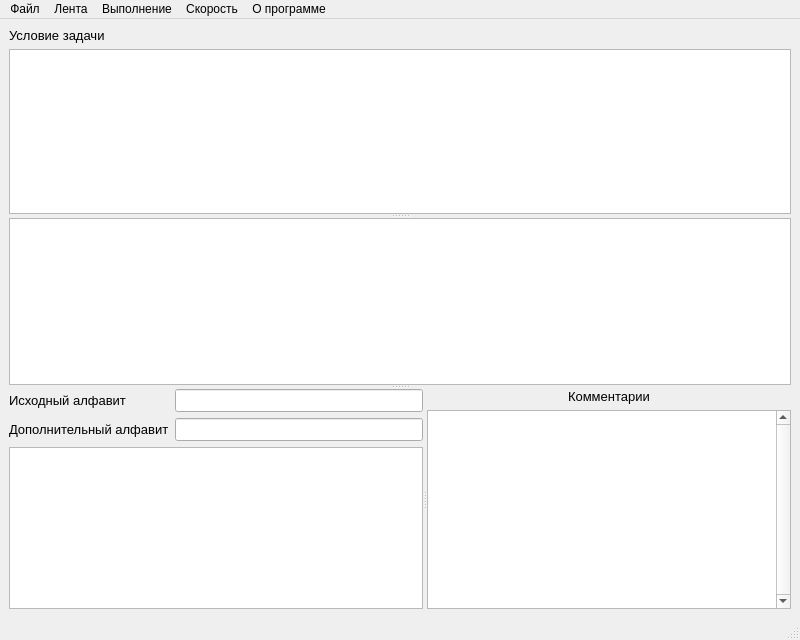
<?xml version="1.0" encoding="UTF-8"?>
<ui version="4.0">
 <class>MainWindow</class>
 <widget class="QMainWindow" name="MainWindow">
  <property name="geometry">
   <rect>
    <x>0</x>
    <y>0</y>
    <width>800</width>
    <height>640</height>
   </rect>
  </property>
  <property name="windowTitle">
   <string>TuringEmulator</string>
  </property>
  <widget class="QWidget" name="centralwidget">
   <layout class="QVBoxLayout" name="verticalLayout_3">
    <item>
     <widget class="QSplitter" name="splitter_3">
      <property name="orientation">
       <enum>Qt::Vertical</enum>
      </property>
      <widget class="QSplitter" name="splitter_2">
       <property name="orientation">
        <enum>Qt::Vertical</enum>
       </property>
       <widget class="QWidget" name="verticalLayoutWidget">
        <layout class="QVBoxLayout" name="verticalLayout_4">
         <item>
          <widget class="QLabel" name="label">
           <property name="font">
            <font>
             <pointsize>10</pointsize>
            </font>
           </property>
           <property name="text">
            <string>Условие задачи</string>
           </property>
          </widget>
         </item>
         <item>
          <widget class="QPlainTextEdit" name="plainTextEdit">
           <property name="font">
            <font>
             <pointsize>10</pointsize>
            </font>
           </property>
          </widget>
         </item>
        </layout>
       </widget>
       <widget class="QWidget" name="verticalLayoutWidget_3">
        <layout class="QVBoxLayout" name="verticalLayout_5">
         <item>
          <widget class="QPlainTextEdit" name="plainTextEdit_4"/>
         </item>
        </layout>
       </widget>
      </widget>
      <widget class="QSplitter" name="splitter">
       <property name="maximumSize">
        <size>
         <width>16777215</width>
         <height>16777215</height>
        </size>
       </property>
       <property name="orientation">
        <enum>Qt::Horizontal</enum>
       </property>
       <widget class="QWidget" name="verticalLayoutWidget_2">
        <layout class="QVBoxLayout" name="verticalLayout_6">
         <item>
          <layout class="QFormLayout" name="formLayout_2">
           <item row="0" column="0">
            <widget class="QLabel" name="label_4">
             <property name="font">
              <font>
               <pointsize>10</pointsize>
              </font>
             </property>
             <property name="text">
              <string>Исходный алфавит</string>
             </property>
            </widget>
           </item>
           <item row="0" column="1">
            <widget class="QLineEdit" name="lineEdit_3">
             <property name="font">
              <font>
               <pointsize>10</pointsize>
              </font>
             </property>
            </widget>
           </item>
           <item row="1" column="0">
            <widget class="QLabel" name="label_5">
             <property name="font">
              <font>
               <pointsize>10</pointsize>
              </font>
             </property>
             <property name="text">
              <string>Дополнительный алфавит</string>
             </property>
            </widget>
           </item>
           <item row="1" column="1">
            <widget class="QLineEdit" name="lineEdit_4">
             <property name="font">
              <font>
               <pointsize>10</pointsize>
              </font>
             </property>
            </widget>
           </item>
          </layout>
         </item>
         <item>
          <widget class="QPlainTextEdit" name="plainTextEdit_2"/>
         </item>
        </layout>
       </widget>
       <widget class="QWidget" name="verticalLayoutWidget_4">
        <layout class="QVBoxLayout" name="verticalLayout_7">
         <item alignment="Qt::AlignHCenter">
          <widget class="QLabel" name="label_6">
           <property name="font">
            <font>
             <pointsize>10</pointsize>
            </font>
           </property>
           <property name="text">
            <string>Комментарии</string>
           </property>
          </widget>
         </item>
         <item>
          <widget class="QPlainTextEdit" name="plainTextEdit_3">
           <property name="font">
            <font>
             <pointsize>10</pointsize>
            </font>
           </property>
           <property name="verticalScrollBarPolicy">
            <enum>Qt::ScrollBarAlwaysOn</enum>
           </property>
           <property name="horizontalScrollBarPolicy">
            <enum>Qt::ScrollBarAlwaysOff</enum>
           </property>
          </widget>
         </item>
        </layout>
       </widget>
      </widget>
     </widget>
    </item>
   </layout>
  </widget>
  <widget class="QMenuBar" name="menubar">
   <property name="geometry">
    <rect>
     <x>0</x>
     <y>0</y>
     <width>800</width>
     <height>22</height>
    </rect>
   </property>
   <widget class="QMenu" name="menu1">
    <property name="title">
     <string>Файл</string>
    </property>
    <addaction name="action"/>
    <addaction name="action_2"/>
    <addaction name="action_3"/>
    <addaction name="action_4"/>
   </widget>
   <widget class="QMenu" name="menu">
    <property name="title">
     <string>Лента</string>
    </property>
    <addaction name="action_11"/>
    <addaction name="action_5"/>
    <addaction name="action_6"/>
   </widget>
   <widget class="QMenu" name="menu_2">
    <property name="title">
     <string>Выполнение</string>
    </property>
    <addaction name="action_7"/>
    <addaction name="action_9"/>
    <addaction name="action_10"/>
    <addaction name="separator"/>
    <addaction name="action_8"/>
    <addaction name="action_12"/>
   </widget>
   <widget class="QMenu" name="menu_3">
    <property name="title">
     <string>Скорость</string>
    </property>
    <addaction name="action_15"/>
    <addaction name="action_16"/>
    <addaction name="action_17"/>
    <addaction name="action_18"/>
    <addaction name="action_19"/>
   </widget>
   <widget class="QMenu" name="menu_4">
    <property name="title">
     <string>О программе</string>
    </property>
    <addaction name="action_14"/>
    <addaction name="actionQT"/>
   </widget>
   <addaction name="menu1"/>
   <addaction name="menu"/>
   <addaction name="menu_2"/>
   <addaction name="menu_3"/>
   <addaction name="menu_4"/>
  </widget>
  <widget class="QStatusBar" name="statusbar"/>
  <action name="action">
   <property name="text">
    <string>Новый</string>
   </property>
  </action>
  <action name="action_2">
   <property name="text">
    <string>Открыть...</string>
   </property>
  </action>
  <action name="action_3">
   <property name="text">
    <string>Сохранить</string>
   </property>
  </action>
  <action name="action_4">
   <property name="text">
    <string>Сохранить как...</string>
   </property>
  </action>
  <action name="action_5">
   <property name="text">
    <string>Сохранить</string>
   </property>
  </action>
  <action name="action_6">
   <property name="text">
    <string>Восстановить</string>
   </property>
  </action>
  <action name="action_7">
   <property name="text">
    <string>Запуск</string>
   </property>
  </action>
  <action name="action_8">
   <property name="text">
    <string>Следующий шаг</string>
   </property>
  </action>
  <action name="action_9">
   <property name="text">
    <string>Пауза</string>
   </property>
  </action>
  <action name="action_10">
   <property name="text">
    <string>Остановить</string>
   </property>
  </action>
  <action name="action_12">
   <property name="text">
    <string>Предыдущий шаг</string>
   </property>
  </action>
  <action name="action_14">
   <property name="text">
    <string>Автор</string>
   </property>
  </action>
  <action name="actionQT">
   <property name="text">
    <string>QT</string>
   </property>
  </action>
  <action name="action_15">
   <property name="checkable">
    <bool>true</bool>
   </property>
   <property name="text">
    <string>Очень быстро</string>
   </property>
  </action>
  <action name="action_16">
   <property name="checkable">
    <bool>true</bool>
   </property>
   <property name="text">
    <string>Быстро</string>
   </property>
  </action>
  <action name="action_17">
   <property name="checkable">
    <bool>true</bool>
   </property>
   <property name="checked">
    <bool>true</bool>
   </property>
   <property name="text">
    <string>Средне</string>
   </property>
  </action>
  <action name="action_18">
   <property name="checkable">
    <bool>true</bool>
   </property>
   <property name="text">
    <string>Медленно</string>
   </property>
  </action>
  <action name="action_19">
   <property name="checkable">
    <bool>true</bool>
   </property>
   <property name="text">
    <string>Очень медленно</string>
   </property>
  </action>
  <action name="action_11">
   <property name="text">
    <string>Задать строку</string>
   </property>
  </action>
 </widget>
 <resources/>
 <connections/>
</ui>
